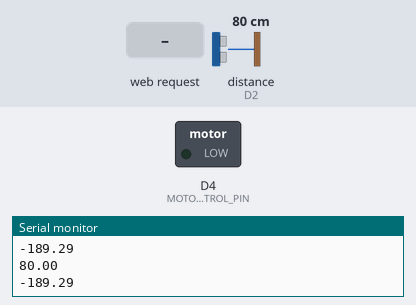
A sketch run on a simulated ESP8266 (NodeMCU). Parts: switched loads named in the sketch (green lamp = pin HIGH), the last lines printed to the serial monitor. The test bench sets the inputs (shaded band); at power-on: distance to the obstacle (sensor on D2) 80 cm. The echo pulse lasts 58.3 µs per cm; WiFi joins after 1.5 s; servers stay silent unless stated.

Above: at 2.8 s.
2.9 s: HTTP request GET /configRange received
5.1 s: distance to the obstacle (sensor on D2) set to 30 cm
7.8 s: distance to the obstacle (sensor on D2) set to 26 cm
At 10.6 s:
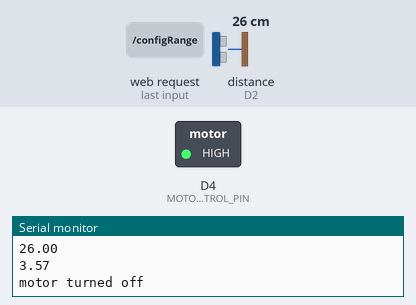
11.1 s: distance to the obstacle (sensor on D2) set to 35 cm
At 14.1 s:
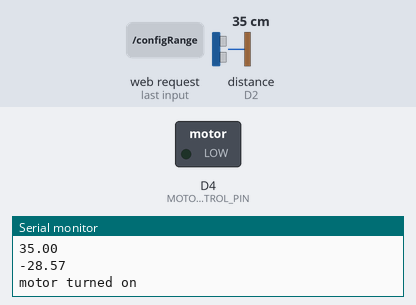
15.1 s: distance to the obstacle (sensor on D2) set to 2 cm
At 17.7 s:
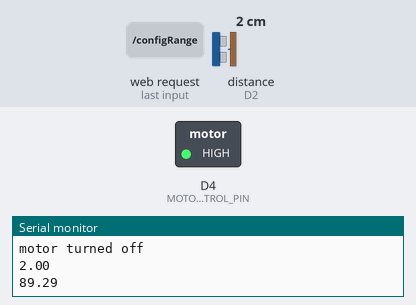
Timing chart, 0 to 19.1 s (numbered marks = the images above; inputs shaded):
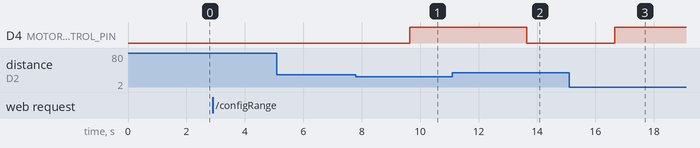

Measured:
- the behaviour switches between 28 and 27 cm on distance to the obstacle (sensor on D2) (found by bisection; images 0 and 1)
- after the input at 7.8 s, D4 (MOTOR_CONTROL_PIN): LOW → HIGH after 1.8 s
- after the input at 11.1 s, D4 (MOTOR_CONTROL_PIN): HIGH → LOW after 2.5 s
- after the input at 15.1 s, D4 (MOTOR_CONTROL_PIN): LOW → HIGH after 1.6 s

The sketch:

ielorg.ino
```cpp
#include <ESP8266WiFi.h>

#include <HCSR04.h>

#include <ESP8266WebServer.h>

const char* ssid = "Infinix HOT 9 Play";  // your SSID

const char* password = "987654321";  //your wifi password

const char index_html[] PROGMEM={"<!DOCTYPE html>\n"

"<html>\n"

"<head>\n"

"<title>IOT Based Water Level Controller Using Ultrasonic</title>\n"

"<script type=\"text/javascript\" src=\"http://static.fusioncharts.com/code/latest/fusioncharts.js\"></script>\n"

"<script type=\"text/javascript\" src=\"http://static.fusioncharts.com/code/latest/themes/fusioncharts.theme.fint.js?cacheBust=56\"></script>\n"

"<script src=\"https://cdnjs.cloudflare.com/ajax/libs/zepto/1.2.0/zepto.min.js\"></script>\n"

"<script src=\"https://simeydotme.github.io/jQuery-ui-Slider-Pips/dist/js/jquery-plus-ui.min.js\"></script>\n"

"<script src=\"https://simeydotme.github.io/jQuery-ui-Slider-Pips/dist/js/jquery-ui-slider-pips.js\"></script>\n"

"<link rel=\"stylesheet\" href=\"https://simeydotme.github.io/jQuery-ui-Slider-Pips/dist/css/jqueryui.min.css\">\n"

"<link rel=\"stylesheet\" href=\"https://simeydotme.github.io/jQuery-ui-Slider-Pips/dist/css/jquery-ui-slider-pips.min.css\">\n"

"<link rel=\"stylesheet\" href=\"https://simeydotme.github.io/jQuery-ui-Slider-Pips/dist/css/app.min.css\">\n"

"<style>\n"

".raphael-group-7-background rect {\n"

"fill: rgb(255, 255, 255) !important;\n"

"}\n"

"[id*=flat-slider].ui-slider.ui-slider-vertical {\n"

"\theight: 320px;\n"

"\tmargin-top: 90px;\n"

"    margin-right: 15%;\n"

"    margin-bottom: 90px;\n"

"    margin-left: 15%;\n"

"}\n"

"$bg: #609fd2;\n"

"[id*=flat-slider].ui-slider,\n"

"[id*=flat-slider].ui-slider .ui-slider-pip .ui-slider-line {\n"

"    background: darken($bg, 15%);\n"

"}\n"

"[id*=flat-slider].ui-slider .ui-slider-handle .ui-slider-tip:after {\n"

"    border-left-color: #609fd2;\n"

"}\n"

"[id*=flat-slider].ui-slider .ui-slider-handle.ui-state-hover, \n"

"[id*=flat-slider].ui-slider .ui-slider-handle.ui-state-focus, \n"

"[id*=flat-slider].ui-slider .ui-slider-handle.ui-state-active {\n"

"      border-color: white; }\n"

"body {\n"

"   \n"

"    font-family: \"Roboto\";\n"

"}\n"

".stuff {    \n"

"    padding: 10px 5px 5px;\n"

"    max-width: 150px;    \n"

"\tmax-height: 550px;    \n"

"}\n"

"div.inline { float:left; }\n"

".clearBoth { clear:both; }\n"

"\n"

"</style>\n"

"<script>\n"

"$(document).ready(function() {\n"

"            setInterval(\"get_motor_status()\", 2000);\n"

"        });\n"

"\t\t\t\t\n"

"        function get_motor_status() {\n"

"            var someUrl = \"/motor_status\";\n"

"            $.ajax({url: someUrl,dataType: \"text\",success: function(response) {\n"

"                    if (response == \"on\")\n"

"                        $(\"#status\").html(\"Water Pump ON\")\n"

"                    else\n"

"                        $(\"#status\").html(\"Water Pump OFF\")\n"

"                   }})}\t\t\n"

"\t\t\t\t\n"

"    </script>\n"

"\t\n"

"<script type=\"text/javascript\">\n"

"    FusionCharts.ready(function(){\n"

"    var fusioncharts = new FusionCharts({\n"

"    \"type\": \"cylinder\",\n"

"    \"dataFormat\": \"json\",\n"

"    \"id\": \"fuelMeter\",\n"

"    \"renderAt\": \"chart-container\",\n"

"    \"width\": \"300\",\n"

"    \"height\": \"450\",\n"

"    \"dataSource\": {\n"

"        \"chart\": {\n"

"            \"theme\": \"fint\",\n"

"            \"caption\": \"Tank Water Level Controller\",\n"

"            \"subcaption\": \"using ultra sonic\",\n"

"            \"lowerLimit\": \"0\",\n"

"            \"upperLimit\": \"100\",\n"

"            \"lowerLimitDisplay\": \"Empty\",\n"

"            \"upperLimitDisplay\": \"Full\",\n"

"            \"numberSuffix\": \" % of Liter\",\n"

"            \"showValue\": \"1\",\n"

"            \"chartBottomMargin\": \"10\"\n"

"        },\n"

"        \"value\": \"10\"\n"

"    },\n"

"    \"events\": {\n"

"    \"rendered\": function(evtObj, argObj) {\n"

"\tsetInterval(function() {\n"

"\tvar someUrl = \"/level\";\n"

"\t\t\t\t\t$.ajax({\n"

"\t\t\t\t\t\turl: someUrl,\n"

"\t\t\t\t\t\tdataType: \"text\",\n"

"\t\t\t\t\t\tsuccess: function(response) {\n"

"\t\t\t\t\t\t\t evtObj.sender.feedData(\"&value=\" + response);\n"

"\t\t\t\t\t\t},\n"

"\t\t\t\t\t\ttimeout: 1000\n"

"\t\t\t\t\t})\t\n"

"\t\t\n"

"        }, 1000); \n"

"   }\n"

"}\n"

"});\n"

"    fusioncharts.render();\n"

"    });\n"

"</script>\n"

"</head>\n"

"<body>\n"

"<div style=\"width:600px;margin:auto;\">\n"

"\n"

"<div class=\"stuff\">\n"

" \n"

"    <main>        \n"

"        <div class=\"inline\" id=\"flat-slider-vertical-1\"></div>        \n"

"    </main>\n"

"    \n"

"</div>\n"

"    <div style=\"margin-left: 10px;\" class=\"outline\" id=\"chart-container\">FusionCharts XT will load here!</div>\n"

"\t<div class=\"inline\" id=\"status\" style=\"background-color: white;\n"

"    width: 200px;\n"

"    margin: 1px;\">Water Pump OFF</div>\n"

" </div>\n"

"\n"

"<script>\n"

"$.extend( $.ui.slider.prototype.options, { \n"

"    animate: 300\n"

"});\n"

"\n"

"\n"

"$(\"#flat-slider-vertical-1\")\n"

"    .slider({\n"

"        max: 100,\n"

"        min: 0,\n"

"        range: true,\n"

"         values: [20, 75],\n"

"        orientation: \"vertical\",\n"

"\t\t\n"

"\t\tslide: function( event, ui ) {\n"

"\t\tconsole.log(ui.values);\n"

"\t\tvar someUrl = \"/configRange?lower=\" + ui.values[0]+\"&upper=\"+ui.values[1];\n"

"            $.ajax(\n"

"\t\t\t{\n"

"\t\t\t\turl: someUrl,dataType: \"text\",success: function(response) {}\n"

"\t\t\t})               \n"

"        }\n"

"    })\n"

"    .slider(\"pips\", {\n"

"        first: \"pip\",\n"

"        last: \"pip\"\n"

"    })\n"

"    .slider(\"float\");\n"

"</script>\n"

"\n"

"\t</body>\n"

"</html>"

  };


#define MAX_HEIGHT 27 // tank height 27 cm manually enter here for automatic empty tank //scan refer post https://www.dofbot.com/post/water-level-monitoring

#define MOTOR_CONTROL_PIN D4

UltraSonicDistanceSensor distanceSensor(D1,D2);  //D1 trig, D2=echo

int waterLevelLowerThreshold=15;

int waterLevelUpperThreshold=90;

float volume = 0;

float liters = 0;

WiFiClient client;

String inputString = "";         // a string to hold incoming data

String dataToSend="";

int waterLevelDownCount=0,waterLevelUpCount=0;

ESP8266WebServer server(80);

void handleRoot() {

  server.send_P(200, "text/html;charset=UTF-8", index_html);

}

void handleLevelRequest(){

  server.send(200,"text",String(liters));

}

void handleNotFound(){

  String message = "File Not Found\n\n";

  server.send(404, "text/plain", message);

}

void handleStatus()

{

  if(digitalRead(MOTOR_CONTROL_PIN)==0)//MOTOR ON

 server.send(200, "text/plain","on");

 else server.send(200, "text/plain","off");

}

void handleRangeSetting(){

   waterLevelLowerThreshold=(server.arg(0)).toInt();

   waterLevelUpperThreshold=(server.arg(1)).toInt();

   Serial.print(waterLevelLowerThreshold);

   Serial.print(":");

   Serial.println(waterLevelUpperThreshold);


   server.send(200, "text/plain", "");

}

void measure_Volume()

{

    float heightInch=1*distanceSensor.measureDistanceCm();

    Serial.println(heightInch);


    volume=(MAX_HEIGHT-heightInch)/28;//MAX_HEIGHT-distance will give actual height, 1 cm for   // offset adjustment

    liters=volume*100  ; // for percentage

    Serial.println(liters);

    if(liters<=waterLevelLowerThreshold)

        waterLevelDownCount++;

      else waterLevelDownCount=0;

      if(liters>=waterLevelUpperThreshold)

        waterLevelUpCount++;

      else waterLevelUpCount=0;


      if(waterLevelDownCount==3)

      {//TURN ON RELAY

        Serial.println("motor turned on");

        digitalWrite(MOTOR_CONTROL_PIN,LOW);//Relay is active LOW

      }

      if(waterLevelUpCount==2)

      {//TURN OFF RELAY

        Serial.println("motor turned off");

        digitalWrite(MOTOR_CONTROL_PIN,HIGH);//Relay is active LOW

      }

}

void runPeriodicFunc()

{

    static const unsigned long REFRESH_INTERVAL1 = 1000; // 2.1sec

    static unsigned long lastRefreshTime1 = 0;


    if(millis() - lastRefreshTime1 >= REFRESH_INTERVAL1)

    {

      measure_Volume();

      lastRefreshTime1 = millis();

   }

}


void setup(void){

  Serial.begin(115200);

  delay(100);

  pinMode(MOTOR_CONTROL_PIN, OUTPUT);

  WiFi.begin(ssid, password);

  Serial.println("");


  while (WiFi.status() != WL_CONNECTED) {

    delay(500);

    Serial.print(".");

  }

  Serial.print("IP address:");

  Serial.println(WiFi.localIP());

  server.on("/", handleRoot);

  server.on("/level",handleLevelRequest);

  server.on("/configRange",handleRangeSetting);

  server.on("/motor_status",handleStatus);


  server.onNotFound(handleNotFound);

  server.begin();

  Serial.println("HTTP server started");

}

void loop(void){

  runPeriodicFunc();


  server.handleClient();

}
```
